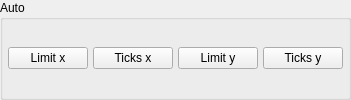
          <widget class="QGroupBox" name="groupBox_auto">
           <property name="title">
            <string>Auto</string>
           </property>
           <layout class="QGridLayout" name="gridLayout_3">
            <property name="leftMargin">
             <number>5</number>
            </property>
            <property name="topMargin">
             <number>5</number>
            </property>
            <property name="rightMargin">
             <number>5</number>
            </property>
            <property name="bottomMargin">
             <number>5</number>
            </property>
            <property name="spacing">
             <number>5</number>
            </property>
            <item row="0" column="0">
             <widget class="QPushButton" name="buttonautolimit_x">
              <property name="text">
               <string>Limit x</string>
              </property>
             </widget>
            </item>
            <item row="0" column="2">
             <widget class="QPushButton" name="buttonautolimit_y">
              <property name="text">
               <string>Limit y</string>
              </property>
             </widget>
            </item>
            <item row="0" column="1">
             <widget class="QPushButton" name="buttonautotick_x">
              <property name="text">
               <string>Ticks x</string>
              </property>
             </widget>
            </item>
            <item row="0" column="3">
             <widget class="QPushButton" name="buttonautotick_y">
              <property name="text">
               <string>Ticks y</string>
              </property>
             </widget>
            </item>
           </layout>
          </widget>
